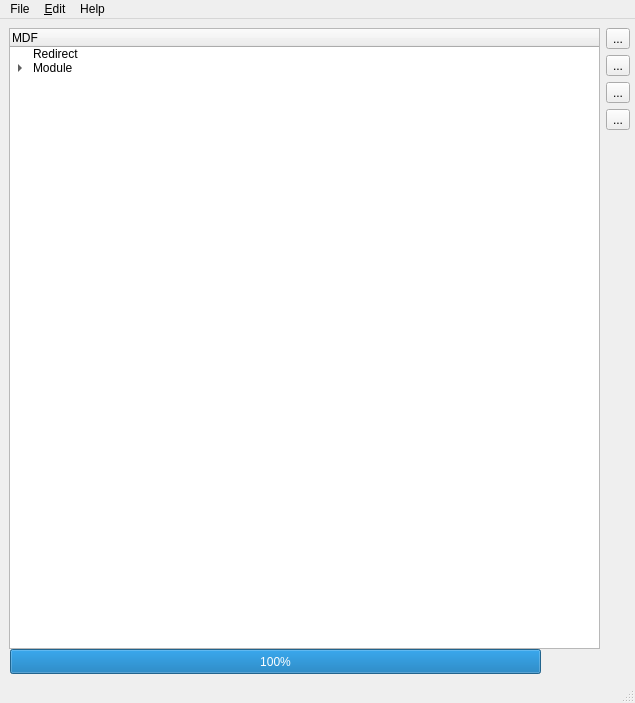
<?xml version="1.0" encoding="UTF-8"?>
<ui version="4.0">
 <class>CFrmMdf</class>
 <widget class="QMainWindow" name="CFrmMdf">
  <property name="geometry">
   <rect>
    <x>0</x>
    <y>0</y>
    <width>635</width>
    <height>703</height>
   </rect>
  </property>
  <property name="sizePolicy">
   <sizepolicy hsizetype="Expanding" vsizetype="Expanding">
    <horstretch>0</horstretch>
    <verstretch>0</verstretch>
   </sizepolicy>
  </property>
  <property name="windowTitle">
   <string>MDF Editor</string>
  </property>
  <widget class="QWidget" name="centralwidget">
   <widget class="QWidget" name="horizontalLayoutWidget">
    <property name="geometry">
     <rect>
      <x>9</x>
      <y>9</y>
      <width>621</width>
      <height>621</height>
     </rect>
    </property>
    <layout class="QHBoxLayout" name="horizontalLayout" stretch="0,0">
     <property name="sizeConstraint">
      <enum>QLayout::SetDefaultConstraint</enum>
     </property>
     <item>
      <widget class="QTreeWidget" name="treeMDF">
       <property name="minimumSize">
        <size>
         <width>300</width>
         <height>0</height>
        </size>
       </property>
       <column>
        <property name="text">
         <string>MDF</string>
        </property>
       </column>
       <item>
        <property name="text">
         <string>Redirect</string>
        </property>
        <property name="background">
         <brush brushstyle="NoBrush">
          <color alpha="255">
           <red>129</red>
           <green>61</green>
           <blue>156</blue>
          </color>
         </brush>
        </property>
       </item>
       <item>
        <property name="text">
         <string>Module</string>
        </property>
        <item>
         <property name="text">
          <string>Manufacturer</string>
         </property>
        </item>
        <item>
         <property name="text">
          <string>Boot</string>
         </property>
        </item>
        <item>
         <property name="text">
          <string>Files</string>
         </property>
         <item>
          <property name="text">
           <string>Picture</string>
          </property>
         </item>
         <item>
          <property name="text">
           <string>Vidoe</string>
          </property>
         </item>
         <item>
          <property name="text">
           <string>Firmware</string>
          </property>
         </item>
         <item>
          <property name="text">
           <string>Manual</string>
          </property>
         </item>
         <item>
          <property name="text">
           <string>Driver</string>
          </property>
         </item>
         <item>
          <property name="text">
           <string>Setup</string>
          </property>
         </item>
        </item>
        <item>
         <property name="text">
          <string>Register</string>
         </property>
        </item>
        <item>
         <property name="text">
          <string>Remotevar</string>
         </property>
        </item>
        <item>
         <property name="text">
          <string>Alarm</string>
         </property>
        </item>
        <item>
         <property name="text">
          <string>DMatrix</string>
         </property>
        </item>
        <item>
         <property name="text">
          <string>Event</string>
         </property>
        </item>
       </item>
      </widget>
     </item>
     <item>
      <layout class="QVBoxLayout" name="verticalLayout_2">
       <item>
        <widget class="QToolButton" name="btnAdd">
         <property name="toolTip">
          <string>Add action parameter  item</string>
         </property>
         <property name="text">
          <string>...</string>
         </property>
         <property name="icon">
          <iconset resource="vscpworks.qrc">
           <normaloff>:/add.png</normaloff>:/add.png</iconset>
         </property>
         <property name="shortcut">
          <string>Ctrl+A</string>
         </property>
        </widget>
       </item>
       <item>
        <widget class="QToolButton" name="btnEdit">
         <property name="toolTip">
          <string>Edit action parameter item</string>
         </property>
         <property name="text">
          <string>...</string>
         </property>
         <property name="icon">
          <iconset resource="vscpworks.qrc">
           <normaloff>:/pencil.svg</normaloff>:/pencil.svg</iconset>
         </property>
         <property name="shortcut">
          <string>Ctrl+E</string>
         </property>
        </widget>
       </item>
       <item>
        <widget class="QToolButton" name="btnDup">
         <property name="toolTip">
          <string>Duplicate action parameter item</string>
         </property>
         <property name="text">
          <string>...</string>
         </property>
         <property name="icon">
          <iconset resource="vscpworks.qrc">
           <normaloff>:/images/svg/copy.svg</normaloff>:/images/svg/copy.svg</iconset>
         </property>
         <property name="shortcut">
          <string>Ctrl+D</string>
         </property>
        </widget>
       </item>
       <item>
        <widget class="QToolButton" name="btnDelete">
         <property name="toolTip">
          <string>Delete action parameter item</string>
         </property>
         <property name="text">
          <string>...</string>
         </property>
         <property name="icon">
          <iconset resource="vscpworks.qrc">
           <normaloff>:/remove.png</normaloff>:/remove.png</iconset>
         </property>
         <property name="shortcut">
          <string>Ctrl+X</string>
         </property>
        </widget>
       </item>
       <item>
        <spacer name="verticalSpacer_2">
         <property name="orientation">
          <enum>Qt::Vertical</enum>
         </property>
         <property name="sizeHint" stdset="0">
          <size>
           <width>20</width>
           <height>40</height>
          </size>
         </property>
        </spacer>
       </item>
      </layout>
     </item>
    </layout>
   </widget>
   <widget class="QProgressBar" name="progressBarScan">
    <property name="geometry">
     <rect>
      <x>10</x>
      <y>630</y>
      <width>531</width>
      <height>25</height>
     </rect>
    </property>
    <property name="value">
     <number>100</number>
    </property>
   </widget>
  </widget>
  <widget class="QMenuBar" name="menubar">
   <property name="geometry">
    <rect>
     <x>0</x>
     <y>0</y>
     <width>635</width>
     <height>22</height>
    </rect>
   </property>
   <widget class="QMenu" name="menuFile">
    <property name="title">
     <string>File</string>
    </property>
    <addaction name="actionNew"/>
    <addaction name="actionDownload_MDF"/>
    <addaction name="actionOpen"/>
    <addaction name="actionReload_MDF"/>
    <addaction name="actionSave_XML"/>
    <addaction name="actionSave_JSON"/>
    <addaction name="separator"/>
    <addaction name="actionClose"/>
   </widget>
   <widget class="QMenu" name="menuHelp">
    <property name="title">
     <string>Help</string>
    </property>
   </widget>
   <widget class="QMenu" name="menu_Edit">
    <property name="title">
     <string>&amp;Edit</string>
    </property>
    <addaction name="actionEdit_item"/>
    <addaction name="actionDelete_item"/>
    <addaction name="separator"/>
    <addaction name="actionReload"/>
    <addaction name="separator"/>
    <addaction name="actionE_xpand_all"/>
    <addaction name="separator"/>
   </widget>
   <addaction name="menuFile"/>
   <addaction name="menu_Edit"/>
   <addaction name="menuHelp"/>
  </widget>
  <widget class="QStatusBar" name="statusbar"/>
  <action name="actionExit">
   <property name="text">
    <string>Exit</string>
   </property>
  </action>
  <action name="actionNew">
   <property name="text">
    <string>New MDF...</string>
   </property>
   <property name="toolTip">
    <string>Create new MDF</string>
   </property>
   <property name="shortcut">
    <string>Ctrl+N</string>
   </property>
  </action>
  <action name="actionOpen">
   <property name="text">
    <string>Load MDF...</string>
   </property>
   <property name="toolTip">
    <string>Open existing MDF</string>
   </property>
   <property name="shortcut">
    <string>Ctrl+O</string>
   </property>
  </action>
  <action name="actionClose">
   <property name="text">
    <string>Quit</string>
   </property>
   <property name="toolTip">
    <string>Quit and clode windows</string>
   </property>
   <property name="shortcut">
    <string>Ctrl+X</string>
   </property>
  </action>
  <action name="actionDownload_MDF">
   <property name="text">
    <string>Download MDF...</string>
   </property>
  </action>
  <action name="actionE_xpand_all">
   <property name="text">
    <string>E&amp;xpand all</string>
   </property>
   <property name="shortcut">
    <string>Ctrl+A</string>
   </property>
  </action>
  <action name="actionEdit_item">
   <property name="text">
    <string>&amp;Edit item</string>
   </property>
   <property name="shortcut">
    <string>Ctrl+E</string>
   </property>
  </action>
  <action name="actionReload">
   <property name="text">
    <string>&amp;Redraw MDF tree</string>
   </property>
   <property name="shortcut">
    <string>Ctrl+R</string>
   </property>
  </action>
  <action name="actionDelete_item">
   <property name="text">
    <string>&amp;Delete Item</string>
   </property>
   <property name="shortcut">
    <string>Ctrl+D</string>
   </property>
  </action>
  <action name="actionSave_XML">
   <property name="text">
    <string>Save MDF on XML format...</string>
   </property>
  </action>
  <action name="actionReload_MDF">
   <property name="text">
    <string>Reload MDF</string>
   </property>
  </action>
  <action name="actionSave_JSON">
   <property name="text">
    <string>Save MDF on JSON format...</string>
   </property>
  </action>
 </widget>
 <resources>
  <include location="vscpworks.qrc"/>
 </resources>
 <connections>
  <connection>
   <sender>actionClose</sender>
   <signal>triggered()</signal>
   <receiver>CFrmMdf</receiver>
   <slot>close()</slot>
   <hints>
    <hint type="sourcelabel">
     <x>-1</x>
     <y>-1</y>
    </hint>
    <hint type="destinationlabel">
     <x>317</x>
     <y>361</y>
    </hint>
   </hints>
  </connection>
 </connections>
</ui>
